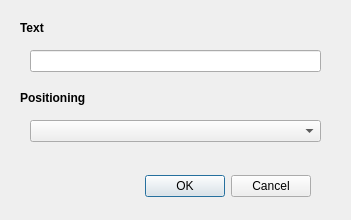
<?xml version="1.0" encoding="UTF-8"?>
<ui version="4.0">
 <class>RETextDialog</class>
 <widget class="QDialog" name="RETextDialog">
  <property name="geometry">
   <rect>
    <x>0</x>
    <y>0</y>
    <width>351</width>
    <height>220</height>
   </rect>
  </property>
  <property name="windowTitle">
   <string>Dialog</string>
  </property>
  <widget class="QDialogButtonBox" name="buttonBox">
   <property name="geometry">
    <rect>
     <x>40</x>
     <y>170</y>
     <width>271</width>
     <height>32</height>
    </rect>
   </property>
   <property name="orientation">
    <enum>Qt::Horizontal</enum>
   </property>
   <property name="standardButtons">
    <set>QDialogButtonBox::Cancel|QDialogButtonBox::Ok</set>
   </property>
  </widget>
  <widget class="QLabel" name="label">
   <property name="geometry">
    <rect>
     <x>20</x>
     <y>20</y>
     <width>281</width>
     <height>16</height>
    </rect>
   </property>
   <property name="font">
    <font>
     <weight>75</weight>
     <bold>true</bold>
    </font>
   </property>
   <property name="text">
    <string>Text</string>
   </property>
  </widget>
  <widget class="QLineEdit" name="text">
   <property name="geometry">
    <rect>
     <x>30</x>
     <y>50</y>
     <width>291</width>
     <height>22</height>
    </rect>
   </property>
  </widget>
  <widget class="QLabel" name="label_2">
   <property name="geometry">
    <rect>
     <x>20</x>
     <y>90</y>
     <width>281</width>
     <height>16</height>
    </rect>
   </property>
   <property name="font">
    <font>
     <weight>75</weight>
     <bold>true</bold>
    </font>
   </property>
   <property name="text">
    <string>Positioning</string>
   </property>
  </widget>
  <widget class="QComboBox" name="positioning">
   <property name="geometry">
    <rect>
     <x>30</x>
     <y>120</y>
     <width>291</width>
     <height>22</height>
    </rect>
   </property>
  </widget>
 </widget>
 <resources/>
 <connections>
  <connection>
   <sender>buttonBox</sender>
   <signal>accepted()</signal>
   <receiver>RETextDialog</receiver>
   <slot>accept()</slot>
   <hints>
    <hint type="sourcelabel">
     <x>248</x>
     <y>254</y>
    </hint>
    <hint type="destinationlabel">
     <x>157</x>
     <y>274</y>
    </hint>
   </hints>
  </connection>
  <connection>
   <sender>buttonBox</sender>
   <signal>rejected()</signal>
   <receiver>RETextDialog</receiver>
   <slot>reject()</slot>
   <hints>
    <hint type="sourcelabel">
     <x>316</x>
     <y>260</y>
    </hint>
    <hint type="destinationlabel">
     <x>286</x>
     <y>274</y>
    </hint>
   </hints>
  </connection>
 </connections>
</ui>
